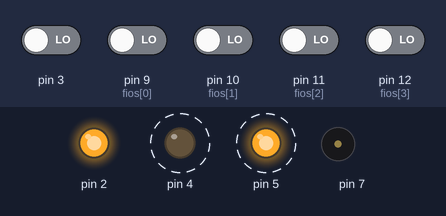
Bench run of a sketch on a simulated Arduino Uno, built with avr-gcc and run on an emulated ATmega328P. Parts: output pins drawn as LEDs (lit = HIGH), buzzer (waves = sounding). Dashed ring = blinking. Inputs (shaded band) come from the test bench; at power-on: pin 3, pin 9 (fios[0]), pin 10 (fios[1]), pin 11 (fios[2]), pin 12 (fios[3]) LOW. Random numbers use the default seed unless the sketch sets one.

Above: at 2.8 s.
2.9 s: pin 3 driven HIGH
At 3.4 s:
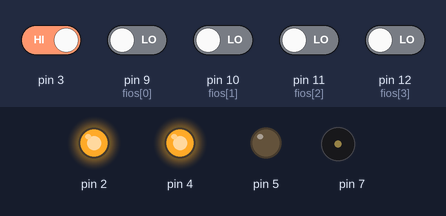
At 5.3 s:
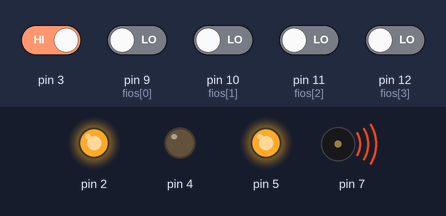
6.5 s: pin 9 (fios[0]) driven HIGH and pin 10 (fios[1]) driven HIGH
10.6 s: pin 9 (fios[0]) driven LOW
At 11.4 s:
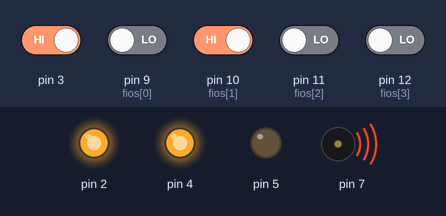
14.1 s: pin 10 (fios[1]) driven LOW
15.9 s: pin 10 (fios[1]) driven HIGH and pin 11 (fios[2]) driven HIGH
20.0 s: pin 11 (fios[2]) driven LOW
At 20.55 s:
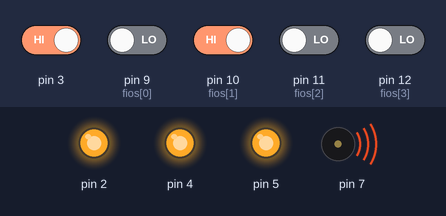
Timing chart, 0 to 23.0 s (numbered marks = the images above; inputs shaded):
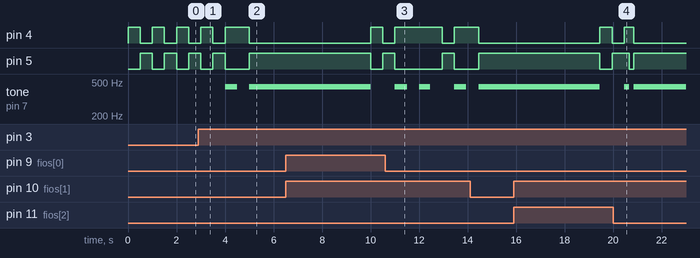

The sketch:

desativarBomba.ino
```cpp
void setup() {
  // put your setup code here, to run once:

//PINOS DEFINIDOS COMO LEITURA PARA VERIFICAR SE A CORRENTE NOS FIOS DA "BOMBA"
pinMode(12, INPUT);
pinMode(11, INPUT);
pinMode(10, INPUT);
pinMode(9, INPUT);

//PINO DEFINIDO COMO SAIDA E LIGADO PARA ALIMENTAR PUSH BUTTON (PODE ALIMENTAR COM BARRAMENTO POSITIVO TAMBEM)
pinMode(2, OUTPUT);
digitalWrite(2, HIGH);

//LED VERDE
pinMode(4, OUTPUT);
//LED VERMELHO
pinMode(5, OUTPUT);
//BOTAO
pinMode(3, INPUT);
//BUZZER
pinMode(7, OUTPUT);
}
//FUNCAO PARA INICIAR O JOGO "ARMAR A BOMBA"
void startGame(){
  digitalWrite(4, HIGH);
  digitalWrite(5, LOW);

  //ARRAY COM OS PINOS DA "BOMBA"
  int fios[] = {9, 10, 11,12};
  //ARRAY COM O STATUS DOS PINOS DA "BOMBA"
  int status[] = {1,1,1,1};
  //SORTEIO DE QUAL SERA O PINO MESTRE
  int sort = random(4);

  boolean ligado = true;
  //WHILE = Enquanto ligado=true o FOR realiza a leitura de todos os PINO da "bomba", exeto o PINO MESTRE (if x!= sort)
  //Se leitura do PINO da "bomba" for 0, é setado 0 no array de status. Antes do termino do FOR, é somado os valores do array status
  while(ligado){
    int soma = 0;
      for(int x = 0; x <= 3; x++){
          if(x != sort){
            if(digitalRead(fios[x]) == 0){
              status[x] = 0;
            }
          }
          soma += status[x];
      }

      //SE SOMA FOR IGUAL A 2, ACIONA BIPs E LED MAIS INTENSOS
      //SE NAO, ACIONA BIPs E LED NORMAIS
      if(soma == 2){
        intenso();
      }else{
        vida();
      }

    //SE SINAL NO PINO MESTRE FOR 0 = GAME OVER | SE NAO, e SE SOMA FOR MENOR QUE 2 - ESTAMOS SALVOS!
          if(digitalRead(fios[sort]) == 0){
            morreu();
            ligado = false;
          }else{
              if(soma < 2){
                venceu();
                ligado = false;
              }
          }
  }
}

//FUNCAO PARA MODO STAND-BY (FORA DO JOGO, "bomba desarmada")
void standBy(){
  digitalWrite(4, HIGH);
  digitalWrite(5, LOW);
  delay(500);
  digitalWrite(4, LOW);
  digitalWrite(5, HIGH);
  delay(500);
}

void loop() {
  // put your main code here, to run repeatedly:
  //teste();

  //LEITURA DE BOTAO PARA "ARMAR A BOMBA" Iniciar o jogo foi pressionada
  int botao = digitalRead(3);

  //FORA DO JOGO
  standBy();

  //INICIA O JOGO
  if(botao == 1){
    startGame();
  }

}
```

sons.ino
```cpp
void intenso(){
  tone(7, 440);
  digitalWrite(5, HIGH);
  delay(200);
  digitalWrite(5, LOW);
  noTone(7);
  delay(200);
}
void vida(){
  tone(7, 440);
  delay(500);
  noTone(7);
  delay(500);
}
void venceu(){
  digitalWrite(4, HIGH);
  tone(7, 440);
  delay(150);
  digitalWrite(4, LOW);
  noTone(7);
  digitalWrite(4, HIGH);
  tone(7, 440);
  delay(150);
  digitalWrite(4, LOW);
  noTone(7);
  digitalWrite(4, HIGH);
  tone(7, 440);
  delay(150);
  digitalWrite(4, LOW);
  noTone(7);
}

void morreu(){
  digitalWrite(4, LOW);
  digitalWrite(5, HIGH);
  tone(7, 440);
  delay(5000);
  noTone(7);
}
```

Measured:
- after the input at 2.9 s, tone on pin 7: silent → 440 Hz after 1.1 s, → silent 0.50 s later, → 440 Hz 0.50 s later
